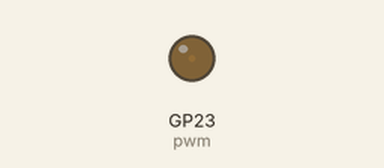
A program run on a simulated Raspberry Pi Pico running MicroPython. On the bench: output pins drawn as LEDs (lit = HIGH).

Above: at 0.05 s.
At 3.85 s:
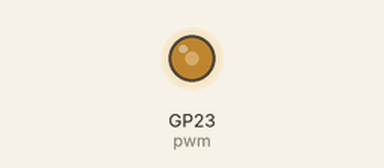
At 5.6 s:
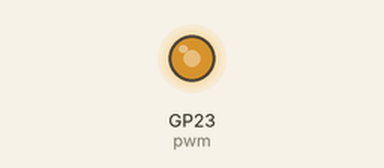
At 11.2 s:
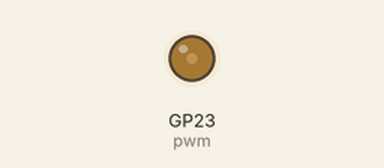
Timing chart, 0 to 17.4 s (numbered marks = the images above):
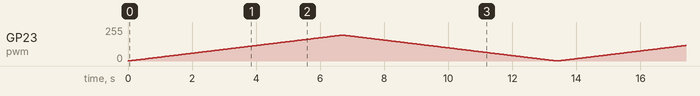

The program:

led-pwm.py
```python
from machine import Pin, PWM
from time import sleep

pwm = PWM(Pin(23))
pwm.freq(50000)

while True:
    for duty in range(50000):
        pwm.duty_u16(duty)
        sleep(0.0001)
    for duty in range(50000, 0, -1):
        pwm.duty_u16(duty)
        sleep(0.0001)
```
